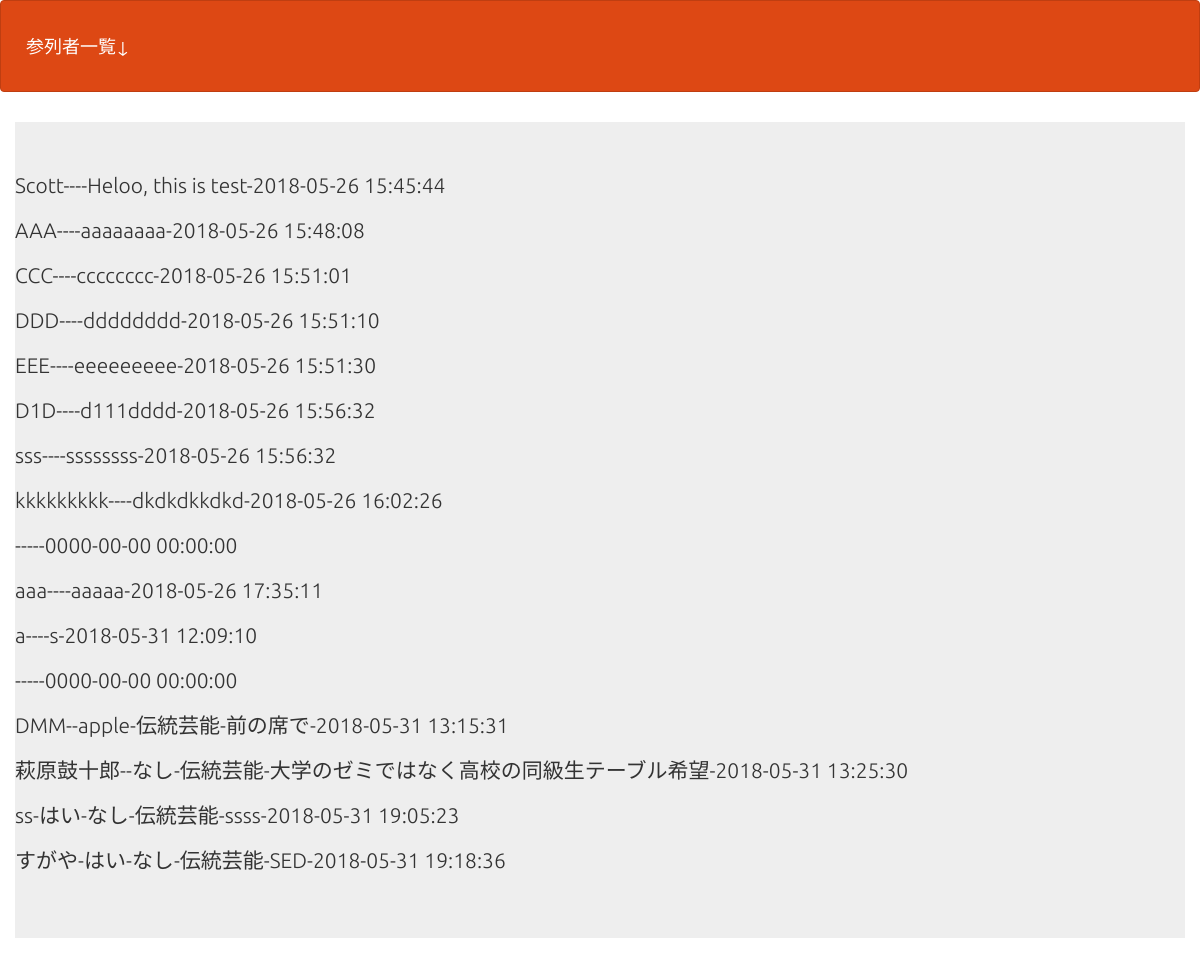
/select_kadai.php, run on the app's committed database.
### tables this page shows
CREATE TABLE IF NOT EXISTS `gs_an_table` (
`id` int(12) NOT NULL,
  `name` varchar(64) NOT NULL,
  `email` varchar(128) NOT NULL,
  `food` varchar(128) NOT NULL,
  `entertainment` varchar(128) NOT NULL,
  `naiyo` text,
  `indate` datetime NOT NULL,
  `attendance` varchar(12) NOT NULL
);

### select_kadai.php (the view, shortened to what this page needs)
<?php
try {
  $pdo = new PDO('mysql:dbname=gs_db;charset=utf8;host=localhost','root','');
} catch (PDOException $e) {
  exit('dbError:'.$e->getMessage());
}
$stmt = $pdo->prepare("SELECT * FROM gs_an_table");
$status = $stmt->execute();
$view="";
if($status==false) {
  $error = $stmt->errorInfo();
  exit("sqlError:".$error[2]);
}else{
  while( $result = $stmt->fetch(PDO::FETCH_ASSOC)){
    $view .= "<p>".$result["name"]."-".$result["attendance"]."-".$result["food"].
    "-".$result["entertainment"]."-".$result["naiyo"]."-".$result["indate"]."</p>";
  }
}
?>
<!DOCTYPE html>
<html lang="ja">
<head>
<link rel="stylesheet" href="css/range.css">
<link href="css/bootstrap.min.css" rel="stylesheet">
</head>
<body id="main">
<header>
  <nav class="navbar navbar-default">
    <div class="container-fluid">
      <div class="navbar-header">
      <a class="navbar-brand" href="index.php">参列者一覧↓</a>
      </div>
    </div>
  </nav>
</header>
<div>
    <div class="container jumbotron"><?= $view;?></div>
</div>
</body>
</html>

### select_kadai.php (style rules this page uses)
div { padding: 10px;font-size:16px; }

### data on the page
gs_an_table: name "Scott", naiyo "Heloo, this is test", indate "2018-05-26 15:45:44"
gs_an_table: name "AAA", naiyo "aaaaaaaa", indate "2018-05-26 15:48:08"
gs_an_table: name "CCC", naiyo "cccccccc", indate "2018-05-26 15:51:01"
gs_an_table: name "DDD", naiyo "dddddddd", indate "2018-05-26 15:51:10"
gs_an_table: name "EEE", naiyo "eeeeeeeee", indate "2018-05-26 15:51:30"
gs_an_table: name "D1D", naiyo "d111dddd", indate "2018-05-26 15:56:32"
gs_an_table: name "sss", naiyo "ssssssss", indate "2018-05-26 15:56:32"
gs_an_table: name "kkkkkkkkk", naiyo "dkdkdkkdkd", indate "2018-05-26 16:02:26"
gs_an_table: indate "0000-00-00 00:00:00"
gs_an_table: name "aaa", naiyo "aaaaa", indate "2018-05-26 17:35:11"
gs_an_table: name "a", naiyo "s", indate "2018-05-31 12:09:10"
gs_an_table: indate "0000-00-00 00:00:00"
gs_an_table: name "DMM", food "apple", entertainment "伝統芸能", naiyo "前の席で", indate "2018-05-31 13:15:31"
gs_an_table: name "萩原鼓十郎", food "なし", entertainment "伝統芸能", naiyo "大学のゼミではなく高校の同級生テーブル希望", indate "2018-05-31 13:25:30"
gs_an_table: name "ss", attendance "はい", food "なし", entertainment "伝統芸能", naiyo "ssss", indate "2018-05-31 19:05:23"
gs_an_table: name "すがや", attendance "はい", food "なし", entertainment "伝統芸能", naiyo "SED", indate "2018-05-31 19:18:36"
